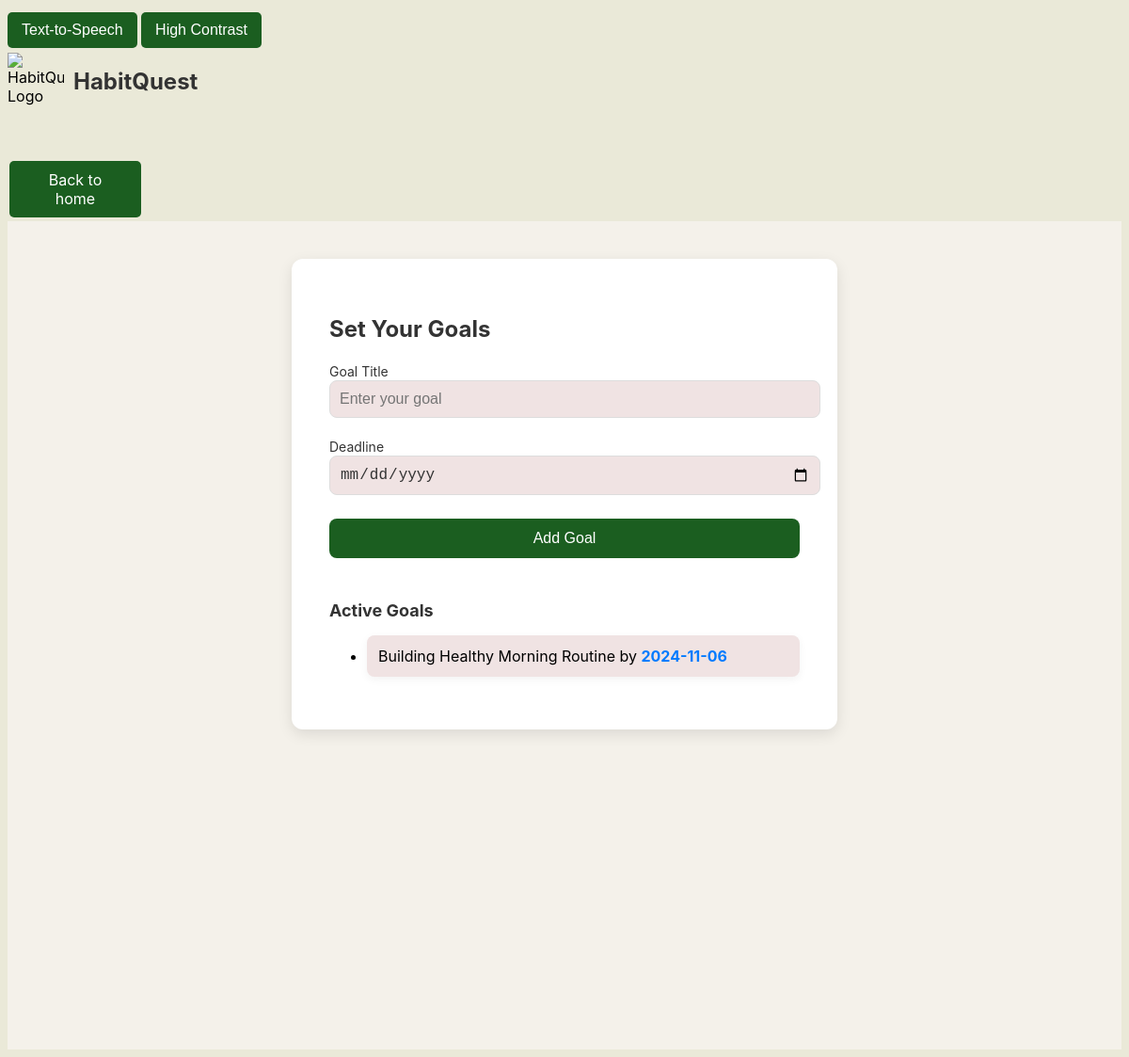
The page /setgoals (signed in) on the database its author committed.
### tables this page shows
CREATE TABLE Goals (
        goal_id INTEGER PRIMARY KEY AUTOINCREMENT,
        user_id INTEGER NOT NULL,
        goal_description TEXT NOT NULL,
        target_date TEXT NOT NULL,
        status TEXT CHECK(status IN ('Active', 'Achieved', 'Pending', 'Failed','Completed')) DEFAULT 'Active',
        created_at TEXT DEFAULT CURRENT_TIMESTAMP,
        FOREIGN KEY(user_id) REFERENCES Users(user_id) ON DELETE CASCADE
    );

### Main.py (the view)
@app.route('/setgoals')
def setgoals():
    if 'user_id' not in session:
        flash('You need to log in first.')
        return redirect(url_for('login'))
    user_id = session['user_id']
    conn = get_db_connection()
    cursor = conn.cursor()
    cursor.execute('''
        SELECT *
        FROM Goals
        WHERE user_id = ? AND status = 'Active'
    ''', (user_id,))
    active_goals = cursor.fetchall()
    print(active_goals)
    conn.close()
    return render_template('set_goals.html', active_goals=active_goals)

### Main.py (called while the page is built)
def get_db_connection():
    conn = sqlite3.connect('habit_tracker.db',timeout=10)
    conn.row_factory = sqlite3.Row  # To fetch rows as dictionaries
    return conn

### templates/set_goals.html (shortened to what this page needs)
<!DOCTYPE html>
<html lang="en">
<head>
</head>
<body>
<div class="accessibility-controls">
  <button onclick="toggleTextToSpeech()">Text-to-Speech</button>
  <button onclick="toggleContrast()">High Contrast</button>
</div>
<header class="header">
  <img src="https://cdn.builder.io/api/v1/image/assets/TEMP/eb1830b5454e0074642c040444e16c8b4efe38cc3a5289983eba32e185b3736b?placeholderIfAbsent=true&apiKey=aa3f52c3f2244f6ca05b5f4f61461c10" class="logo" alt="HabitQuest Logo" />
  <h1 class="app-title">HabitQuest</h1>
</header>
      <a href="{{ url_for('index') }}" class="button">Back to home</a>
<section class="set-goals-page">
  <main class="goals-container">
    <h2 class="section-title">Set Your Goals</h2>
    <form action="/add_goal" method="POST">
      <label for="goal_title" class="input-label">Goal Title</label>
      <div class="input-field">
          <input type="text" id="goal_title" name="goal_title" placeholder="Enter your goal" required />
      </div>
      <label for="goal_deadline" class="input-label">Deadline</label>
      <div class="input-field">
          <input type="date" id="goal_deadline" name="goal_deadline" class="date-format" required />
      </div>
      <button type="submit" class="submit-button">Add Goal</button>
  </form>
    <div class="active-goals-container">
      <h3 class="active-goals-title">Active Goals</h3>
      <ul class="active-goals-list">
          {% for goal in active_goals %}
          <li class="goal-item">
              {{ goal['goal_description'] }} by <span class="goal-deadline">{{ goal['target_date'] }}</span>
          </li>
          {% endfor %}
      </ul>
  </div>
  </main>
</section>
</body>
</html>

### templates/set_goals.html (style rules this page uses)
body { background-color: #eae9d8; font-family: 'Inter', sans-serif; }
.set-goals-page { background-color: #f4f1ea; display: flex; flex-direction: column; padding: 40px 20px; align-items: center; min-height: 100vh; }
.header { display: flex; align-items: left; margin-bottom: 50px; }
.logo { width: 60px; height: 60px; }
.app-title { font-size: 24px; font-weight: 700; margin-left: 10px; color: #333; }
.goals-container { background-color: #ffffff; padding: 40px; border-radius: 12px; box-shadow: 0px 5px 15px rgba(0, 0, 0, 0.1); max-width: 500px; width: 100%; }
.section-title { font-size: 24px; font-weight: 700; color: #333; margin-bottom: 20px; }
.input-label { font-size: 14px; color: #333; margin-bottom: 8px; }
.input-field input, .input-field .date-format { width: 100%; padding: 10px; border: 1px solid #ddd; border-radius: 8px; background-color: #f0e3e3; font-size: 16px; color: #333; }
.input-field { margin-bottom: 20px; }
.submit-button { width: 100%; padding: 12px; border: none; background-color: #1B5E20; color: #ffffff; border-radius: 8px; font-size: 16px; cursor: pointer; text-align: center; }
.active-goals-container { margin-top: 40px; }
.active-goals-title { font-size: 18px; font-weight: 700; margin-bottom: 10px; color: #333; }
.goal-item { background-color: #f0e3e3; padding: 12px; border-radius: 8px; margin-bottom: 10px; box-shadow: 0px 3px 10px rgba(0, 0, 0, 0.05); }
.goal-deadline { color: #007bff; font-weight: 700; }
.button { background-color: #1B5E20; color: white; padding: 10px 20px; text-align: center; text-decoration: none; display: inline-block; font-size: 16px; margin: 4px 2px; border: none; border-radius: 5px; width: 100px; cursor: pointer; transition: background-color 0.3s; }
button, select { display: inline-block; padding: 10px 15px; font-size: 1em; color: #fff; background-color: #1B5E20; border: none; border-radius: 5px; cursor: pointer; transition: background-color 0.3s ease, transform 0.2s ease; margin: 5px 0; }

### rows shown on the page
Goals: goal_description "Building Healthy Morning Routine", target_date "2024-11-06"
